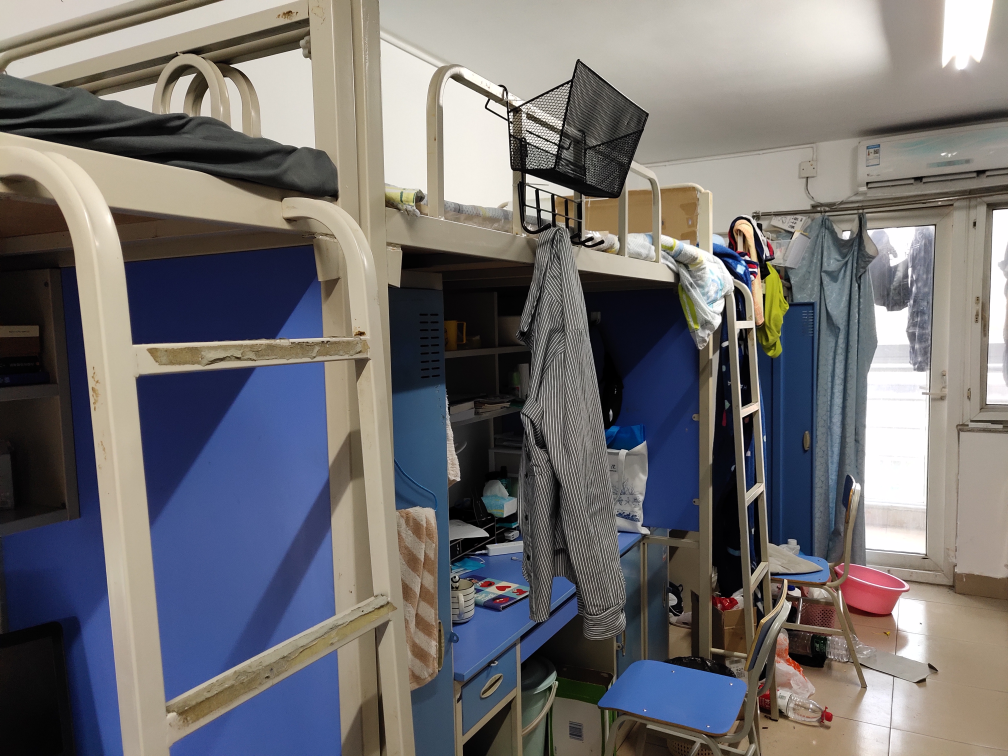
#> input picture stitcher/left1.jpg, 4032 x 3024 px (shown at 1/4 size)
$ python -i Stitcher.py   (imports and definitions only)
#> lines starting #> are read from the running program, lines starting #| are printed output that depends on the picture
import numpy as np
import cv2


class Stitcher:

    # 拼接图像的函数
    def stitch(self, images, ratio=0.75, reprojThresh=4.0):
        (imageB, imageA) = images
        # detect sift features
        (kpsA, featuresA) = self.detectAndDescribe(imageA)
        (kpsB, featuresB) = self.detectAndDescribe(imageB)

        #  sift匹配对应点
        M = self.matchKeypoints(kpsA, kpsB, featuresA, featuresB, ratio, reprojThresh)

        # 检测是否有足够多的匹配点
        if M is None:
            print('not enough key points')
            return None

        matches, H, status = M
        # 将图片A进行视角变换，result是变换后图片
        result = cv2.warpPerspective(imageA, H, (imageA.shape[1] + imageB.shape[1], imageA.shape[0]))
        # 将图片B传入result图片最左端
        result[0:imageB.shape[0], 0:imageB.shape[1]] = imageB

        return result

    # [42 lines left out: functions detectAndDescribe, matchKeypoints, not called in this run]

>>> import cv2
>>> picture = cv2.imread('left1.jpg', cv2.IMREAD_GRAYSCALE)
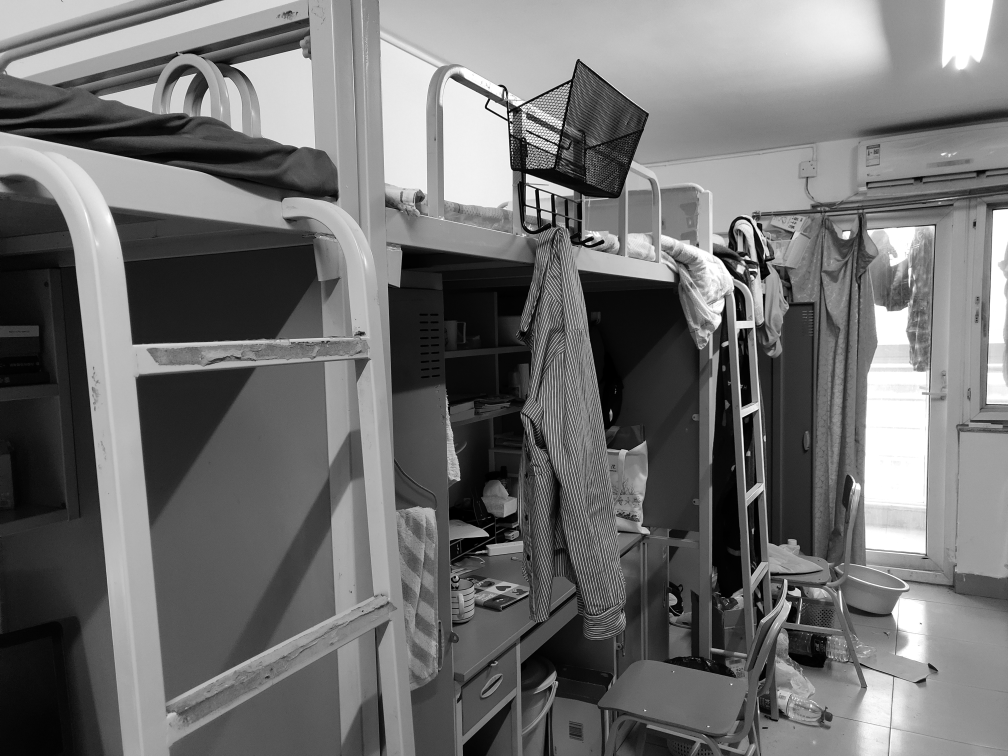
#> picture: shape (3024, 4032) (shown at 1/4 size); min 0, max 255, mean 112.4
>>> result = Stitcher().stitch(picture)
#> (the run stopped early here; a loop or call above may not have finished)

$ run again, on stitcher/right1.jpg
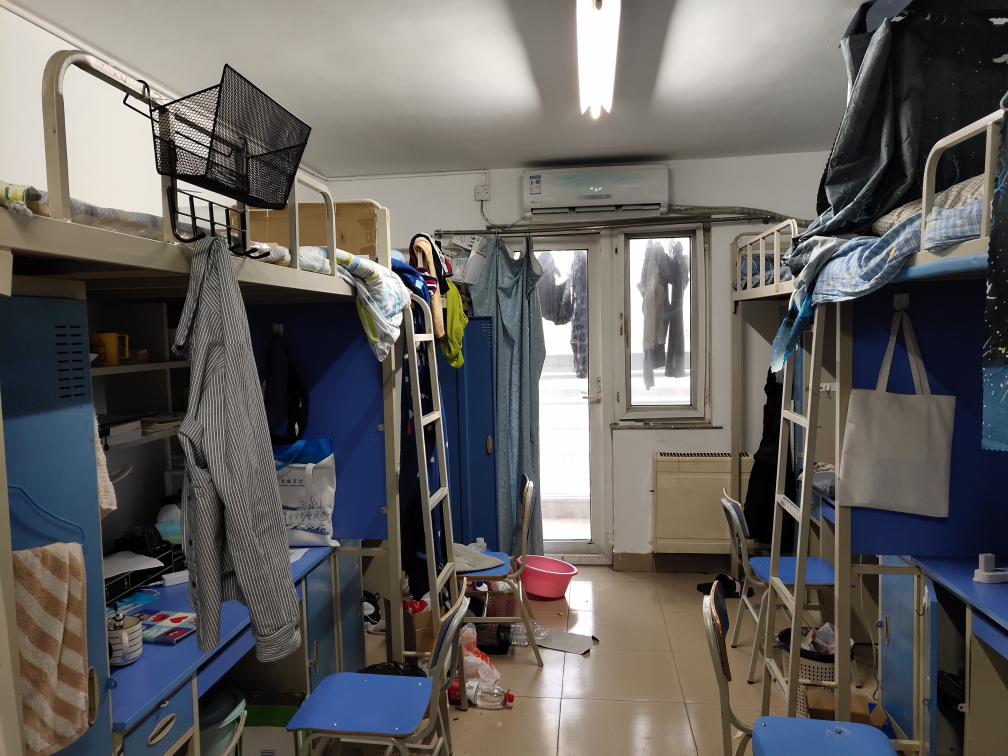
#> input picture stitcher/right1.jpg, 4032 x 3024 px (shown at 1/4 size)
#> `picture = cv2.imread('left1.jpg', cv2.IMREAD_GRAYSCALE)`:
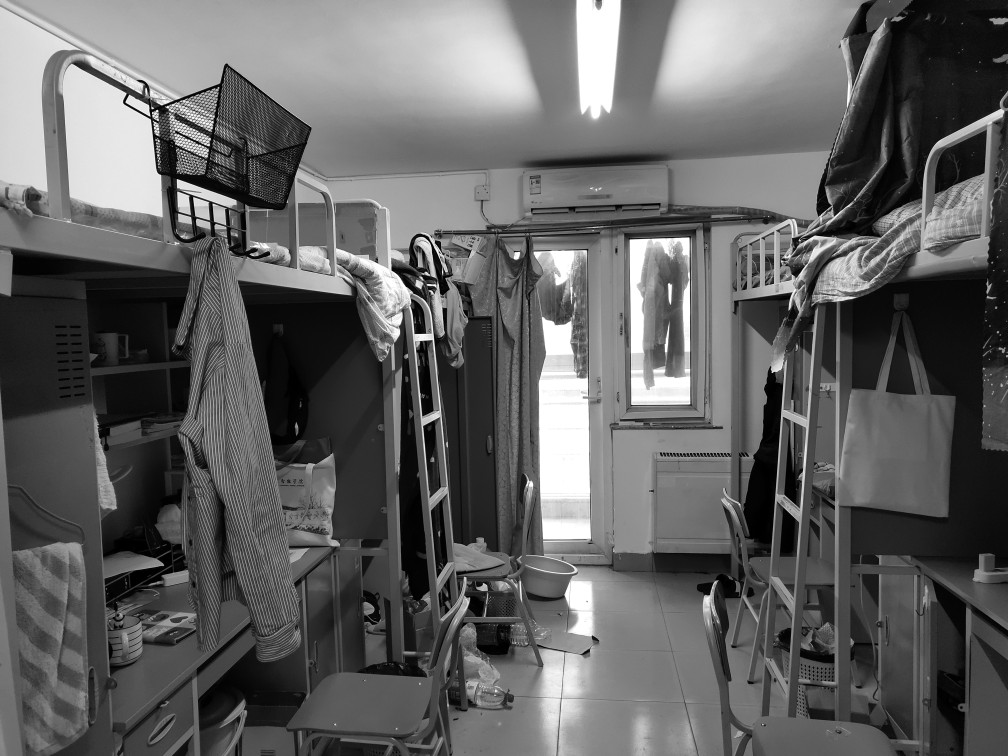
#> picture: shape (3024, 4032) (shown at 1/4 size); min 0, max 255, mean 98.1
